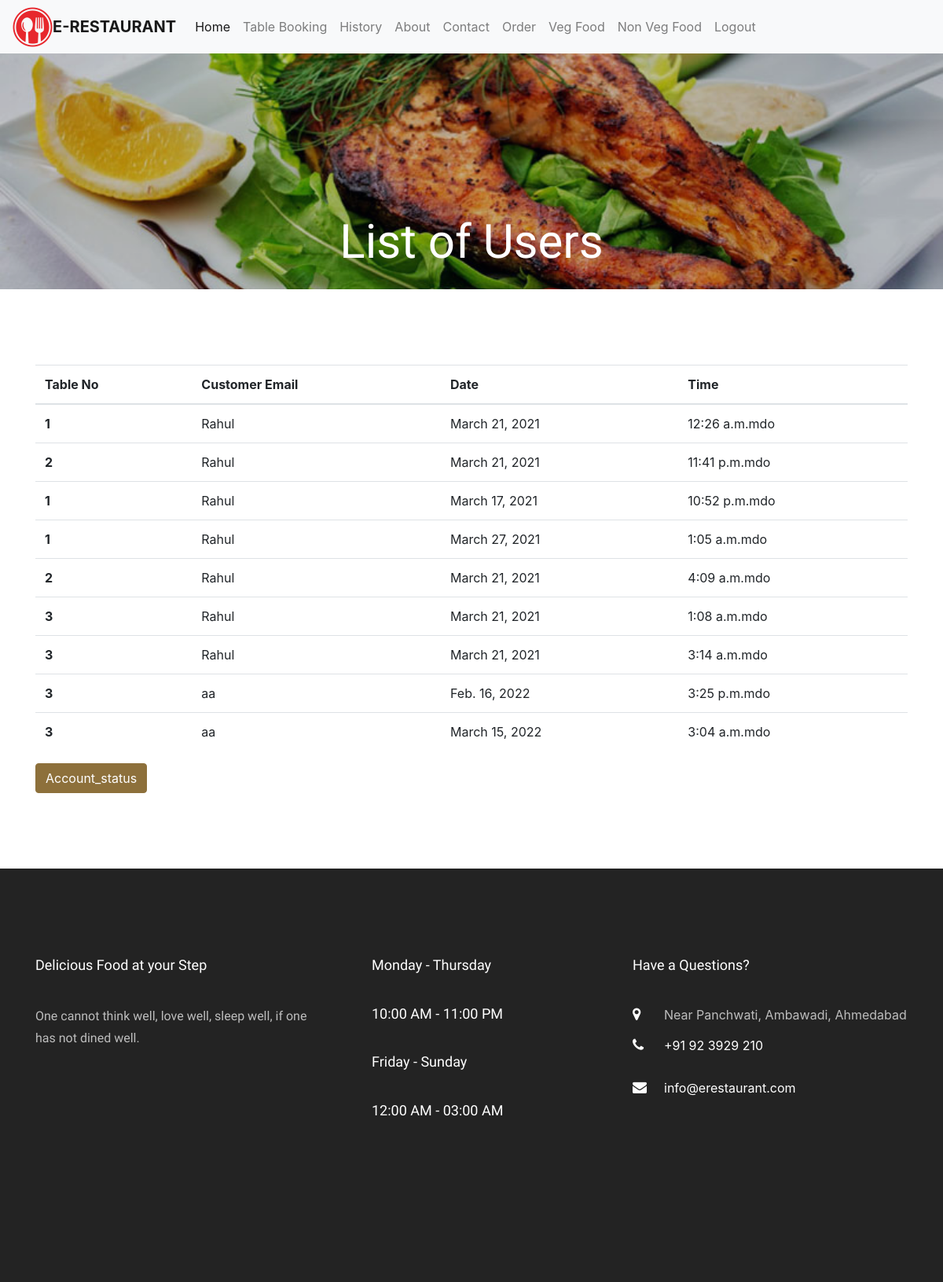
The app's page /allshow/ (signed in), older data.
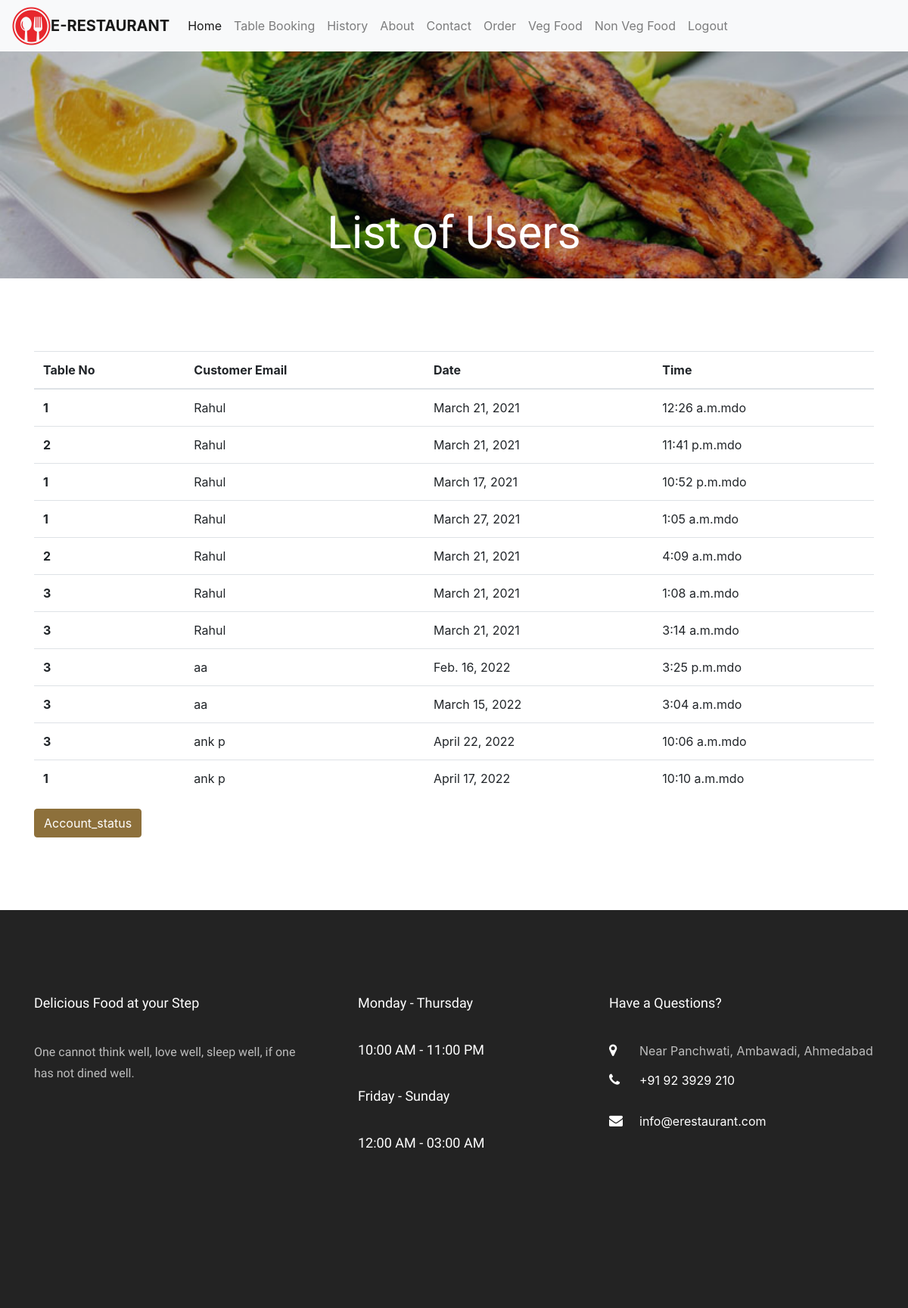
The same page, newer data.
### meal/models.py (models this page shows, shortened)
class TableBooking(models.Model):
    usereamil = models.ForeignKey(Site_User,on_delete=models.CASCADE)
    table_no = models.ForeignKey(TableDetail,on_delete=models.CASCADE)
    date = models.DateField(
        blank=True, null=True)
    time1 = models.TimeField()
    booked=models.BooleanField(default=False)

class TableDetail(models.Model):
    Table_No = models.IntegerField()
    Table_Price = models.IntegerField()
    No_of_Seats = models.IntegerField()
    is_available=models.BooleanField(default=False)
    def __str__(self):
        return str(self.Table_No)

### app1/models.py (models this page shows)
class Site_User(models.Model):
    name = models.CharField(max_length=100,default="")
    email = models.EmailField(default="", max_length=254)
    dob = models.DateField(auto_now=False,null=True,blank=True)
    m_no = models.PositiveIntegerField(default=0)
    password = models.CharField(max_length=100,default="")
    def __str__(self):
        return self.name

### app1/views.py (the view)
# urls.py: path('allshow/',views.alltablebook,name='allshow'),
def alltablebook(request):
    if 'email' in  request.session:
        all=TableBooking.objects.all()
        return render(request,'allshow.html',{'all':all})
    else:
        return redirect('login_admin')

### app1/templates/allshow.html
{% extends 'base.html' %}
{% load static %}
{% block content %}
<div class="hero-wrap" style="background-image: url({% static 'images/menu-5.jpg' %});">
    <div class="overlay"></div>
    <div class="container">
        <div class="row no-gutters slider-text d-flex align-itemd-end justify-content-center">
            <div class="col-md-9 ftco-animate text-center d-flex align-items-end justify-content-center">
                <div class="text">
                    <h1 class="mb-4 bread">List of Users</h1>
                </div>
            </div>
        </div>
    </div>
</div>
<section class="ftco-section">
    <div class="container">
        <div class="row d-flex">
            <div class="col-md-12 d-flex align-self-stretch ftco-animate">
                <table class="table table-hover">
                    <thead>
                        <tr>
                            <th scope="col">Table No</th>
                            <th scope="col">Customer Email</th>
                            <th scope="col">Date</th>
                            <th scope="col">Time</th>
                        </tr>
                    </thead>
                    <tbody>
                        {% for i in all %}
                        <tr>
                            <th scope="row">{{i.table_no}}</th>
                            <td>{{i.usereamil}}</td>
                            <td>{{i.date}}</td>
                            <td>{{i.time1}}mdo</td>
                        </tr>
                        {%endfor%}
                    </tbody>
                </table>
            </div>
        </div>
        <a href="/account_status/" class="btn btn-primary">Account_status</a>
    </div>
</section>
{% endblock %}

### app1/templates/base.html (shortened to what this page needs)
{% load static %}
<!DOCTYPE html>
<html lang="en">
  <head>
    <link rel="stylesheet" href="{% static 'css/open-iconic-bootstrap.min.css' %}">
    <link rel="stylesheet" href="{% static 'css/animate.css' %}">
    <link rel="stylesheet" href="{% static 'css/owl.carousel.min.css' %}">
    <link rel="stylesheet" href="{% static 'css/owl.theme.default.min.css' %}">
    <link rel="stylesheet" href="{% static 'css/magnific-popup.css' %}">
    <link rel="stylesheet" href="{% static 'css/font-awesome.min.css' %}">
    <link href="https://stackpath.bootstrapcdn.com/font-awesome/4.7.0/css/font-awesome.min.css" rel="stylesheet">
    <link rel="stylesheet" href="{% static 'css/aos.css' %}">
    <link rel="stylesheet" href="{% static 'css/ionicons.min.css' %}">
    <link rel="stylesheet" href="{% static 'css/style-datepicker.css' %}">
    <link rel="stylesheet" href="{% static 'css/style.min.css' %}">
    <link rel="stylesheet" href="{% static 'css/flaticon.css' %}">
    <link rel="stylesheet" href="{% static 'css/icomoon.css' %}">
    <link rel="stylesheet" href="{% static 'css/style.css' %}">
    <link rel="stylesheet" href="{% static 'css/css/style.css' %}">
    <link rel="stylesheet" href="https://maxcdn.bootstrapcdn.com/bootstrap/4.5.2/css/bootstrap.min.css">
  </head>
  <body>
    <nav class="navbar navbar-expand-lg navbar-light bg-light">
      <img src="{% static 'images/instragram/favicon.png' %}" alt="">
      <a class="navbar-brand" href="{% url 'index' %}" img src="{% static 'images/instagram/favicon.png' %}" alt=""> E-Restaurant</a>
      <div class="collapse navbar-collapse" id="navbarNavAltMarkup">
        <div class="navbar-nav">
          <a class="nav-item nav-link active" href="{% url 'index' %}">Home</a>
          <a class="nav-item nav-link" href="{% url 'alltable' %}">Table Booking</a>
          <a class="nav-item nav-link" href="{% url 'historydta' %}">History</a>
          <a class="nav-item nav-link" href="{% url 'about' %}">About</a>
          <a class="nav-item nav-link" href="{% url 'contact' %}">Contact</a>
          <a class="nav-item nav-link" href="{% url 'order' %}">Order</a>
          <a class="nav-item nav-link" href="{% url 'meal' 'vage' %}">Veg Food</a>
          <a class="nav-item nav-link" href="{% url 'meal' 'nonvage' %}">Non Veg Food</a>
          <a class="nav-item nav-link" href="{% url 'logout' %}">Logout</a>
        </div>
      </div>
    </nav>
    {% block content %}
    {% endblock %}
    <footer class="ftco-footer ftco-bg-dark ftco-section">
        <div class="container">
          <div class="row mb-5">
            <div class="col-md">
              <div class="ftco-footer-widget mb-4">
                <h2 class="ftco-heading-2">Delicious Food at your Step</h2>
                <p>One cannot think well, love well, sleep well, if one has not dined well.</p>
                <ul class="ftco-footer-social list-unstyled float-md-left float-lft mt-5">
                </ul>
              </div>
            </div>
            <div class="col-md">
              <div class="ftco-footer-widget mb-4 ml-md-5">
                <h2 class="ftco-heading-2">Monday - Thursday</h2>
                <h2 class="ftco-heading-2">10:00 AM - 11:00 PM</h2>
                <h2 class="ftco-heading-2">Friday - Sunday</h2>
                <h2 class="ftco-heading-2">12:00 AM - 03:00 AM</h2>
              </div>
            </div>
            <div class="col-md">
              <div class="ftco-footer-widget mb-4">
                  <h2 class="ftco-heading-2">Have a Questions?</h2>
                  <div class="block-23 mb-3">
                    <ul>
                      <li><span class="icon icon-map-marker"></span><span class="text">Near Panchwati, Ambawadi, Ahmedabad</span></li>
                      <li><a href="#"><span class="icon icon-phone"></span><span class="text">+91 92 3929 210</span></a></li>
                      <li><a href="#"><span class="icon icon-envelope"></span><span class="text">info@erestaurant.com</span></a></li>
                    </ul>
                  </div>
              </div>
            </div>
          </div>
        </div>
      </footer>
    </body>
  </html>

### app1/static/css/icomoon.css (style rules this page uses)
[class^="icon-"], [class*=" icon-"] { font-family: 'icomoon' !important; speak: none; font-style: normal; font-weight: normal; font-variant: normal; text-transform: none; line-height: 1; -webkit-font-smoothing: antialiased; -moz-osx-font-smoothing: grayscale; }
.icon-map-marker:before { content: "\f041"; }
.icon-phone:before { content: "\f095"; }
.icon-envelope:before { content: "\f0e0"; }

Row changes from the older to the newer data that the page shows:
added TableBooking: table_no "3", usereamil "ank p", date "April 22, 2022", time1 "10:06 a.m."
added TableBooking: table_no "1", usereamil "ank p", date "April 17, 2022", time1 "10:10 a.m."
